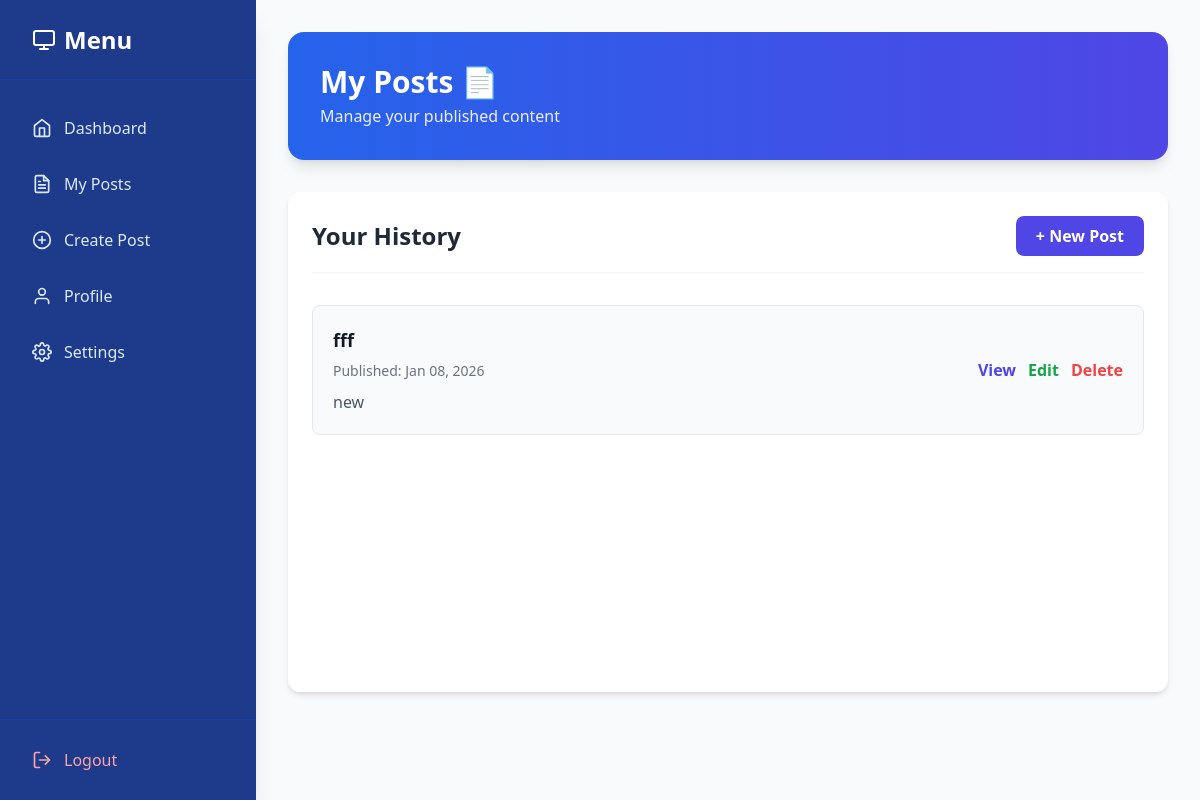
Page /my-posts/ (signed in) on the committed database.
### blogapp/models.py (models this page shows, shortened)
class Post(models.Model):
    title = models.CharField(max_length=255)
    content = models.TextField()
    image = models.ImageField(upload_to='posts/', blank=True, null=True)
    author = models.ForeignKey(User, on_delete=models.CASCADE)
    created_at = models.DateTimeField(auto_now_add=True)
    views = models.PositiveIntegerField(default=0)
    likes = models.ManyToManyField(User, related_name="liked_posts", blank=True)

### blogapp/views.py (the view)
# urls.py: path('my-posts/', views.my_posts, name='my_posts'),
@login_required
def my_posts(request):
    posts = (
        Post.objects
        .filter(author=request.user)
        .order_by('-created_at')
    )
    return render(request, 'my_posts.html', {'posts': posts})

### blogapp/templates/my_posts.html (shortened to what this page needs)
{% extends 'dashboard_base.html' %}
{% block content %}
<div class="bg-gradient-to-r from-blue-600 to-indigo-600 rounded-2xl p-8 mb-8 text-white shadow-lg">
    <h1 class="text-3xl font-bold">My Posts 📄</h1>
    <p class="opacity-90 mt-1">Manage your published content</p>
</div>
<div class="bg-white rounded-xl shadow-md p-6 min-h-[500px]">
    <div class="flex justify-between items-center mb-8 border-b border-gray-100 pb-4">
        <h2 class="text-2xl font-bold text-gray-800">Your History</h2>
        <a href="{% url 'create_post' %}" class="bg-indigo-600 text-white px-5 py-2 rounded-lg font-semibold hover:bg-indigo-700 transition">
            + New Post
        </a>
    </div>
    <div class="grid gap-6">
        {% for post in posts %}
        <div class="flex flex-col md:flex-row justify-between items-start md:items-center bg-gray-50 p-5 rounded-lg border border-gray-200 hover:shadow-md transition">
            <div class="mb-4 md:mb-0">
                <h3 class="font-bold text-lg text-gray-900 mb-1">{{ post.title }}</h3>
                <span class="text-sm text-gray-500">Published: {{ post.created_at|date:"M d, Y" }}</span>
                <p class="text-gray-600 mt-2 line-clamp-2">{{ post.content|truncatewords:20 }}</p>
            </div>
            <div class="flex gap-3">
                <a href="{% url 'post_detail' post.id %}" class="text-indigo-600 font-semibold hover:underline">View</a>
                <a href="{% url 'edit_post' post.id %}" class="text-green-600 font-semibold hover:underline">Edit</a>
                <a href="{% url 'delete_post' post.id %}" class="text-red-500 font-semibold hover:underline">Delete</a>
            </div>
        </div>
        {% empty %}
        <div class="text-center py-20 text-gray-400">
            <i data-feather="folder" class="w-12 h-12 mx-auto mb-4 opacity-50"></i>
            <p class="text-lg">You haven't posted anything yet.</p>
        </div>
        {% endfor %}
    </div>
</div>
{% endblock %}

### rows in the picture
Post: title "fff", created_at "Jan 08, 2026", content "new"
